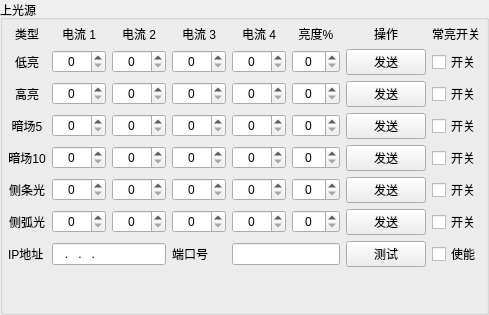
    <widget class="QGroupBox" name="groupBox_2">
     <property name="enabled">
      <bool>true</bool>
     </property>
     <property name="title">
      <string>上光源</string>
     </property>
     <layout class="QGridLayout" name="gridLayout_8">
      <property name="leftMargin">
       <number>3</number>
      </property>
      <property name="topMargin">
       <number>3</number>
      </property>
      <property name="rightMargin">
       <number>3</number>
      </property>
      <property name="bottomMargin">
       <number>3</number>
      </property>
      <item row="0" column="0">
       <layout class="QGridLayout" name="gridLayout_9">
        <property name="leftMargin">
         <number>2</number>
        </property>
        <property name="topMargin">
         <number>2</number>
        </property>
        <property name="rightMargin">
         <number>2</number>
        </property>
        <property name="bottomMargin">
         <number>2</number>
        </property>
        <item row="0" column="4">
         <widget class="QLabel" name="label_45">
          <property name="text">
           <string>电流 4</string>
          </property>
          <property name="alignment">
           <set>Qt::AlignCenter</set>
          </property>
         </widget>
        </item>
        <item row="0" column="5">
         <widget class="QLabel" name="label_50">
          <property name="text">
           <string>亮度%</string>
          </property>
          <property name="alignment">
           <set>Qt::AlignCenter</set>
          </property>
         </widget>
        </item>
        <item row="2" column="5">
         <widget class="QDoubleSpinBox" name="doubleSpinBox_2_cd2_5">
          <property name="enabled">
           <bool>true</bool>
          </property>
          <property name="alignment">
           <set>Qt::AlignCenter</set>
          </property>
          <property name="decimals">
           <number>0</number>
          </property>
          <property name="maximum">
           <double>100.000000000000000</double>
          </property>
         </widget>
        </item>
        <item row="1" column="5">
         <widget class="QDoubleSpinBox" name="doubleSpinBox_2_cd1_5">
          <property name="enabled">
           <bool>true</bool>
          </property>
          <property name="alignment">
           <set>Qt::AlignCenter</set>
          </property>
          <property name="decimals">
           <number>0</number>
          </property>
          <property name="maximum">
           <double>100.000000000000000</double>
          </property>
         </widget>
        </item>
        <item row="3" column="4">
         <widget class="QDoubleSpinBox" name="doubleSpinBox_2_cd3_4">
          <property name="enabled">
           <bool>true</bool>
          </property>
          <property name="alignment">
           <set>Qt::AlignCenter</set>
          </property>
          <property name="decimals">
           <number>0</number>
          </property>
          <property name="maximum">
           <double>4095.000000000000000</double>
          </property>
         </widget>
        </item>
        <item row="2" column="6">
         <widget class="QPushButton" name="pushButton_2_cd2">
          <property name="text">
           <string>发送</string>
          </property>
         </widget>
        </item>
        <item row="1" column="3">
         <widget class="QDoubleSpinBox" name="doubleSpinBox_2_cd1_3">
          <property name="alignment">
           <set>Qt::AlignCenter</set>
          </property>
          <property name="decimals">
           <number>0</number>
          </property>
          <property name="maximum">
           <double>4095.000000000000000</double>
          </property>
         </widget>
        </item>
        <item row="1" column="7">
         <widget class="QCheckBox" name="checkBox_2_cd1">
          <property name="text">
           <string>开关</string>
          </property>
         </widget>
        </item>
        <item row="1" column="6">
         <widget class="QPushButton" name="pushButton_2_cd1">
          <property name="text">
           <string>发送</string>
          </property>
         </widget>
        </item>
        <item row="3" column="2">
         <widget class="QDoubleSpinBox" name="doubleSpinBox_2_cd3_2">
          <property name="alignment">
           <set>Qt::AlignCenter</set>
          </property>
          <property name="decimals">
           <number>0</number>
          </property>
          <property name="maximum">
           <double>4095.000000000000000</double>
          </property>
         </widget>
        </item>
        <item row="0" column="2">
         <widget class="QLabel" name="label_43">
          <property name="text">
           <string>电流 2</string>
          </property>
          <property name="alignment">
           <set>Qt::AlignCenter</set>
          </property>
         </widget>
        </item>
        <item row="1" column="4">
         <widget class="QDoubleSpinBox" name="doubleSpinBox_2_cd1_4">
          <property name="alignment">
           <set>Qt::AlignCenter</set>
          </property>
          <property name="decimals">
           <number>0</number>
          </property>
          <property name="maximum">
           <double>4095.000000000000000</double>
          </property>
         </widget>
        </item>
        <item row="1" column="1">
         <widget class="QDoubleSpinBox" name="doubleSpinBox_2_cd1_1">
          <property name="alignment">
           <set>Qt::AlignCenter</set>
          </property>
          <property name="decimals">
           <number>0</number>
          </property>
          <property name="maximum">
           <double>4095.000000000000000</double>
          </property>
         </widget>
        </item>
        <item row="5" column="4">
         <widget class="QDoubleSpinBox" name="doubleSpinBox_2_cd5_4">
          <property name="alignment">
           <set>Qt::AlignCenter</set>
          </property>
          <property name="decimals">
           <number>0</number>
          </property>
          <property name="maximum">
           <double>4095.000000000000000</double>
          </property>
         </widget>
        </item>
        <item row="6" column="4">
         <widget class="QDoubleSpinBox" name="doubleSpinBox_2_cd6_4">
          <property name="alignment">
           <set>Qt::AlignCenter</set>
          </property>
          <property name="decimals">
           <number>0</number>
          </property>
          <property name="maximum">
           <double>4095.000000000000000</double>
          </property>
         </widget>
        </item>
        <item row="3" column="7">
         <widget class="QCheckBox" name="checkBox_2_cd3">
          <property name="text">
           <string>开关</string>
          </property>
         </widget>
        </item>
        <item row="1" column="0">
         <widget class="QLabel" name="label_2_1">
          <property name="text">
           <string>低亮</string>
          </property>
          <property name="alignment">
           <set>Qt::AlignCenter</set>
          </property>
         </widget>
        </item>
        <item row="2" column="1">
         <widget class="QDoubleSpinBox" name="doubleSpinBox_2_cd2_1">
          <property name="alignment">
           <set>Qt::AlignCenter</set>
          </property>
          <property name="decimals">
           <number>0</number>
          </property>
          <property name="maximum">
           <double>4095.000000000000000</double>
          </property>
         </widget>
        </item>
        <item row="0" column="1">
         <widget class="QLabel" name="label_42">
          <property name="text">
           <string>电流 1</string>
          </property>
          <property name="alignment">
           <set>Qt::AlignCenter</set>
          </property>
         </widget>
        </item>
        <item row="2" column="0">
         <widget class="QLabel" name="label_2_2">
          <property name="text">
           <string>高亮</string>
          </property>
          <property name="alignment">
           <set>Qt::AlignCenter</set>
          </property>
         </widget>
        </item>
        <item row="4" column="3">
         <widget class="QDoubleSpinBox" name="doubleSpinBox_2_cd4_3">
          <property name="alignment">
           <set>Qt::AlignCenter</set>
          </property>
          <property name="decimals">
           <number>0</number>
          </property>
          <property name="maximum">
           <double>4095.000000000000000</double>
          </property>
         </widget>
        </item>
        <item row="0" column="3">
         <widget class="QLabel" name="label_44">
          <property name="text">
           <string>电流 3</string>
          </property>
          <property name="alignment">
           <set>Qt::AlignCenter</set>
          </property>
         </widget>
        </item>
        <item row="3" column="1">
         <widget class="QDoubleSpinBox" name="doubleSpinBox_2_cd3_1">
          <property name="alignment">
           <set>Qt::AlignCenter</set>
          </property>
          <property name="decimals">
           <number>0</number>
          </property>
          <property name="maximum">
           <double>4095.000000000000000</double>
          </property>
         </widget>
        </item>
        <item row="2" column="2">
         <widget class="QDoubleSpinBox" name="doubleSpinBox_2_cd2_2">
          <property name="alignment">
           <set>Qt::AlignCenter</set>
          </property>
          <property name="decimals">
           <number>0</number>
          </property>
          <property name="maximum">
           <double>4095.000000000000000</double>
          </property>
         </widget>
        </item>
        <item row="2" column="4">
         <widget class="QDoubleSpinBox" name="doubleSpinBox_2_cd2_4">
          <property name="enabled">
           <bool>true</bool>
          </property>
          <property name="alignment">
           <set>Qt::AlignCenter</set>
          </property>
          <property name="decimals">
           <number>0</number>
          </property>
          <property name="maximum">
           <double>4095.000000000000000</double>
          </property>
         </widget>
        </item>
        <item row="3" column="6">
         <widget class="QPushButton" name="pushButton_2_cd3">
          <property name="text">
           <string>发送</string>
          </property>
         </widget>
        </item>
        <item row="2" column="3">
         <widget class="QDoubleSpinBox" name="doubleSpinBox_2_cd2_3">
          <property name="alignment">
           <set>Qt::AlignCenter</set>
          </property>
          <property name="decimals">
           <number>0</number>
          </property>
          <property name="maximum">
           <double>4095.000000000000000</double>
          </property>
         </widget>
        </item>
        <item row="3" column="0">
         <widget class="QLabel" name="label_2_3">
          <property name="text">
           <string>暗场5</string>
          </property>
          <property name="alignment">
           <set>Qt::AlignCenter</set>
          </property>
         </widget>
        </item>
        <item row="3" column="5">
         <widget class="QDoubleSpinBox" name="doubleSpinBox_2_cd3_5">
          <property name="enabled">
           <bool>true</bool>
          </property>
          <property name="alignment">
           <set>Qt::AlignCenter</set>
          </property>
          <property name="decimals">
           <number>0</number>
          </property>
          <property name="maximum">
           <double>100.000000000000000</double>
          </property>
         </widget>
        </item>
        <item row="5" column="0">
         <widget class="QLabel" name="label_2_5">
          <property name="text">
           <string>侧条光</string>
          </property>
          <property name="alignment">
           <set>Qt::AlignCenter</set>
          </property>
         </widget>
        </item>
        <item row="4" column="0">
         <widget class="QLabel" name="label_2_4">
          <property name="text">
           <string>暗场10</string>
          </property>
          <property name="alignment">
           <set>Qt::AlignCenter</set>
          </property>
         </widget>
        </item>
        <item row="0" column="7">
         <widget class="QLabel" name="label_5">
          <property name="text">
           <string>常亮开关</string>
          </property>
         </widget>
        </item>
        <item row="4" column="1">
         <widget class="QDoubleSpinBox" name="doubleSpinBox_2_cd4_1">
          <property name="alignment">
           <set>Qt::AlignCenter</set>
          </property>
          <property name="decimals">
           <number>0</number>
          </property>
          <property name="maximum">
           <double>4095.000000000000000</double>
          </property>
         </widget>
        </item>
        <item row="6" column="0">
         <widget class="QLabel" name="label_2_6">
          <property name="text">
           <string>侧弧光</string>
          </property>
          <property name="alignment">
           <set>Qt::AlignCenter</set>
          </property>
         </widget>
        </item>
        <item row="4" column="5">
         <widget class="QDoubleSpinBox" name="doubleSpinBox_2_cd4_5">
          <property name="enabled">
           <bool>true</bool>
          </property>
          <property name="alignment">
           <set>Qt::AlignCenter</set>
          </property>
          <property name="decimals">
           <number>0</number>
          </property>
          <property name="maximum">
           <double>100.000000000000000</double>
          </property>
         </widget>
        </item>
        <item row="6" column="5">
         <widget class="QDoubleSpinBox" name="doubleSpinBox_2_cd6_5">
          <property name="enabled">
           <bool>true</bool>
          </property>
          <property name="alignment">
           <set>Qt::AlignCenter</set>
          </property>
          <property name="decimals">
           <number>0</number>
          </property>
          <property name="maximum">
           <double>100.000000000000000</double>
          </property>
         </widget>
        </item>
        <item row="4" column="6">
         <widget class="QPushButton" name="pushButton_2_cd4">
          <property name="text">
           <string>发送</string>
          </property>
         </widget>
        </item>
        <item row="5" column="5">
         <widget class="QDoubleSpinBox" name="doubleSpinBox_2_cd5_5">
          <property name="enabled">
           <bool>true</bool>
          </property>
          <property name="alignment">
           <set>Qt::AlignCenter</set>
          </property>
          <property name="decimals">
           <number>0</number>
          </property>
          <property name="maximum">
           <double>100.000000000000000</double>
          </property>
         </widget>
        </item>
        <item row="5" column="2">
         <widget class="QDoubleSpinBox" name="doubleSpinBox_2_cd5_2">
          <property name="alignment">
           <set>Qt::AlignCenter</set>
          </property>
          <property name="decimals">
           <number>0</number>
          </property>
          <property name="maximum">
           <double>4095.000000000000000</double>
          </property>
         </widget>
        </item>
        <item row="5" column="3">
         <widget class="QDoubleSpinBox" name="doubleSpinBox_2_cd5_3">
          <property name="alignment">
           <set>Qt::AlignCenter</set>
          </property>
          <property name="decimals">
           <number>0</number>
          </property>
          <property name="maximum">
           <double>4095.000000000000000</double>
          </property>
         </widget>
        </item>
        <item row="6" column="3">
         <widget class="QDoubleSpinBox" name="doubleSpinBox_2_cd6_3">
          <property name="alignment">
           <set>Qt::AlignCenter</set>
          </property>
          <property name="decimals">
           <number>0</number>
          </property>
          <property name="maximum">
           <double>4095.000000000000000</double>
          </property>
         </widget>
        </item>
        <item row="5" column="1">
         <widget class="QDoubleSpinBox" name="doubleSpinBox_2_cd5_1">
          <property name="alignment">
           <set>Qt::AlignCenter</set>
          </property>
          <property name="decimals">
           <number>0</number>
          </property>
          <property name="maximum">
           <double>4095.000000000000000</double>
          </property>
         </widget>
        </item>
        <item row="6" column="1">
         <widget class="QDoubleSpinBox" name="doubleSpinBox_2_cd6_1">
          <property name="alignment">
           <set>Qt::AlignCenter</set>
          </property>
          <property name="decimals">
           <number>0</number>
          </property>
          <property name="maximum">
           <double>4095.000000000000000</double>
          </property>
         </widget>
        </item>
        <item row="4" column="2">
         <widget class="QDoubleSpinBox" name="doubleSpinBox_2_cd4_2">
          <property name="alignment">
           <set>Qt::AlignCenter</set>
          </property>
          <property name="decimals">
           <number>0</number>
          </property>
          <property name="maximum">
           <double>4095.000000000000000</double>
          </property>
         </widget>
        </item>
        <item row="0" column="0">
         <widget class="QLabel" name="label_F_Module_4">
          <property name="text">
           <string>类型</string>
          </property>
          <property name="alignment">
           <set>Qt::AlignCenter</set>
          </property>
         </widget>
        </item>
        <item row="2" column="7">
         <widget class="QCheckBox" name="checkBox_2_cd2">
          <property name="text">
           <string>开关</string>
          </property>
         </widget>
        </item>
        <item row="0" column="6">
         <widget class="QLabel" name="label_48">
          <property name="text">
           <string>操作</string>
          </property>
          <property name="alignment">
           <set>Qt::AlignCenter</set>
          </property>
         </widget>
        </item>
        <item row="4" column="4">
         <widget class="QDoubleSpinBox" name="doubleSpinBox_2_cd4_4">
          <property name="alignment">
           <set>Qt::AlignCenter</set>
          </property>
          <property name="decimals">
           <number>0</number>
          </property>
          <property name="maximum">
           <double>4095.000000000000000</double>
          </property>
         </widget>
        </item>
        <item row="4" column="7">
         <widget class="QCheckBox" name="checkBox_2_cd4">
          <property name="text">
           <string>开关</string>
          </property>
         </widget>
        </item>
        <item row="5" column="6">
         <widget class="QPushButton" name="pushButton_2_cd5">
          <property name="text">
           <string>发送</string>
          </property>
         </widget>
        </item>
        <item row="1" column="2">
         <widget class="QDoubleSpinBox" name="doubleSpinBox_2_cd1_2">
          <property name="alignment">
           <set>Qt::AlignCenter</set>
          </property>
          <property name="decimals">
           <number>0</number>
          </property>
          <property name="maximum">
           <double>4095.000000000000000</double>
          </property>
         </widget>
        </item>
        <item row="3" column="3">
         <widget class="QDoubleSpinBox" name="doubleSpinBox_2_cd3_3">
          <property name="alignment">
           <set>Qt::AlignCenter</set>
          </property>
          <property name="decimals">
           <number>0</number>
          </property>
          <property name="maximum">
           <double>4095.000000000000000</double>
          </property>
         </widget>
        </item>
        <item row="6" column="6">
         <widget class="QPushButton" name="pushButton_2_cd6">
          <property name="text">
           <string>发送</string>
          </property>
         </widget>
        </item>
        <item row="6" column="2">
         <widget class="QDoubleSpinBox" name="doubleSpinBox_2_cd6_2">
          <property name="alignment">
           <set>Qt::AlignCenter</set>
          </property>
          <property name="decimals">
           <number>0</number>
          </property>
          <property name="maximum">
           <double>4095.000000000000000</double>
          </property>
         </widget>
        </item>
        <item row="5" column="7">
         <widget class="QCheckBox" name="checkBox_2_cd5">
          <property name="text">
           <string>开关</string>
          </property>
         </widget>
        </item>
        <item row="6" column="7">
         <widget class="QCheckBox" name="checkBox_2_cd6">
          <property name="text">
           <string>开关</string>
          </property>
         </widget>
        </item>
        <item row="7" column="0">
         <widget class="QLabel" name="label_2_ip">
          <property name="text">
           <string>IP地址</string>
          </property>
         </widget>
        </item>
        <item row="7" column="1" colspan="2">
         <widget class="QLineEdit" name="lineEdit_2_ip">
          <property name="inputMask">
           <string>000.000.000.000</string>
          </property>
         </widget>
        </item>
        <item row="7" column="3">
         <widget class="QLabel" name="label_2_port">
          <property name="text">
           <string>端口号</string>
          </property>
         </widget>
        </item>
        <item row="7" column="4" colspan="2">
         <widget class="QLineEdit" name="lineEdit_2_port"/>
        </item>
        <item row="7" column="6">
         <widget class="QPushButton" name="pushButton_2_getlight">
          <property name="text">
           <string>测试</string>
          </property>
         </widget>
        </item>
        <item row="7" column="7">
         <widget class="QCheckBox" name="checkBox_2_enable_light">
          <property name="text">
           <string>使能</string>
          </property>
         </widget>
        </item>
       </layout>
      </item>
      <item row="1" column="0">
       <spacer name="verticalSpacer_3">
        <property name="orientation">
         <enum>Qt::Vertical</enum>
        </property>
        <property name="sizeHint" stdset="0">
         <size>
          <width>20</width>
          <height>40</height>
         </size>
        </property>
       </spacer>
      </item>
     </layout>
    </widget>
